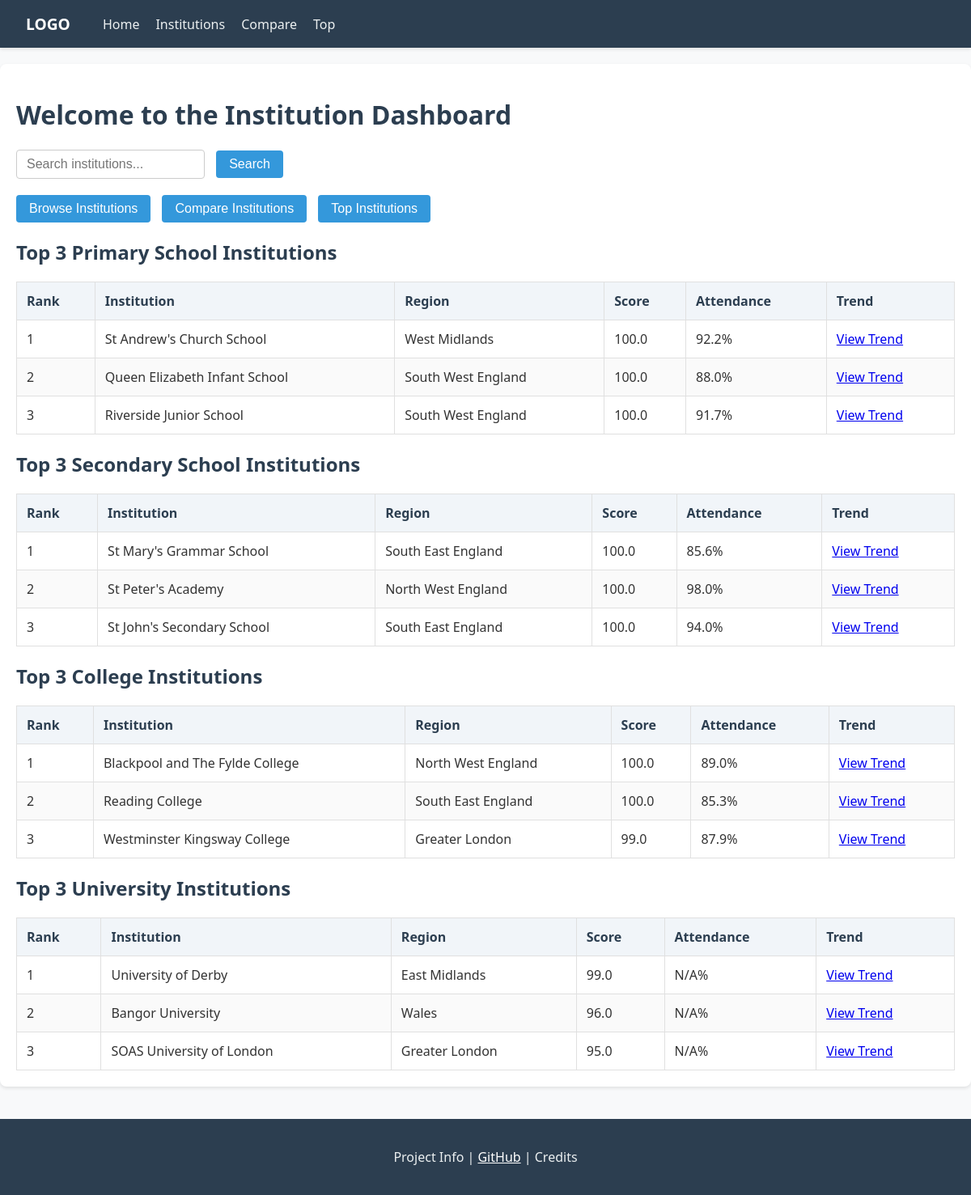
The page / on the database its author committed.
### institutions/models.py (models this page shows, shortened)
class Institution(models.Model):
    CATEGORY_CHOICES = [
        ("Primary School", "Primary School"),
        ("Secondary School", "Secondary School"),
        ("College", "College"),
        ("University", "University"),
    ]
    name = models.CharField(max_length=200)
    category = models.CharField(max_length=50, choices=CATEGORY_CHOICES)
    region = models.ForeignKey(Region, on_delete=models.CASCADE)
    city = models.CharField(max_length=100, blank=True)
    postcode = models.CharField(max_length=20, blank=True)
    founded_year = models.IntegerField(null=True, blank=True)
    website = models.URLField(blank=True)

class Region(models.Model):
    name = models.CharField(max_length=100)
    country = models.CharField(max_length=100, blank=True)

### institutions/views.py (the view)
# urls.py: 2. Add a URL to urlpatterns:  path('', views.home, name='home')
def home(request):
    top_institutions_by_category = []
    for category_value, category_label in Institution.CATEGORY_CHOICES:
        top_institutions = institutions_with_latest_performance(
            Institution.objects.filter(category=category_value)
        ).order_by("-latest_score")[:3]
        top_institutions_by_category.append({
            "category_value": category_value,
            "category_label": category_label,
            "institutions": top_institutions,
        })
    return render(request, "institutions/home.html", {
        "top_institutions_by_category": top_institutions_by_category
    })

### institutions/views.py (called while the page is built)
def institutions_with_latest_performance(queryset):
    latest_record = PerformanceRecord.objects.filter(
        institution=OuterRef("pk")
    ).order_by("-year")
    return queryset.annotate(
        latest_score=Subquery(
            latest_record.values("overall_score")[:1],
            output_field=FloatField()
        ),
        latest_attendance=Subquery(
            latest_record.values("attendance_rate_pct")[:1],
            output_field=FloatField()
        ),
    )

### institutions/templates/institutions/home.html
{% extends 'institutions/base.html' %}
{% block content %}
    <h1>Welcome to the Institution Dashboard</h1>
    <form action="{% url 'institution_list' %}" method="GET" style="margin-bottom: 20px;">
        <input type="text" name="q" placeholder="Search institutions..." required>
        <button type="submit">Search</button>
    </form>
    <div class="quick-actions" style="margin-bottom: 20px;">
        <a href="{% url 'institution_list' %}"><button>Browse Institutions</button></a>
        <a href="{% url 'compare_institutions' %}"><button>Compare Institutions</button></a>
        <a href="{% url 'top_institutions' %}"><button>Top Institutions</button></a>
    </div>
    {% for group in top_institutions_by_category %}
        <h2>Top 3 {{ group.category_label }} Institutions</h2>
        <table>
            <thead>
                <tr>
                    <th>Rank</th>
                    <th>Institution</th>
                    <th>Region</th>
                    <th>Score</th>
                    <th>Attendance</th>
                    <th>Trend</th>
                </tr>
            </thead>
            <tbody>
                {% for institution in group.institutions %}
                    <tr>
                        <td>{{ forloop.counter }}</td>
                        <td>{{ institution.name }}</td>
                        <td>{{ institution.region.name }}</td>
                        <td>{{ institution.latest_score|default:"N/A" }}</td>
                        <td>{{ institution.latest_attendance|default:"N/A" }}%</td>
                        <td><a href="{% url 'institution_detail' institution.id %}">View Trend</a></td>
                    </tr>
                {% empty %}
                    <tr>
                        <td colspan="6">No institutions available.</td>
                    </tr>
                {% endfor %}
            </tbody>
        </table>
    {% endfor %}
{% endblock %}

### institutions/templates/institutions/base.html (shortened to what this page needs)
{% load static %}
<!DOCTYPE html>
<html lang="en">
<head>
    <link rel="stylesheet" href="{% static 'css/style.css' %}">
</head>
<body>
    <header>
        <nav>
            <strong>LOGO</strong>
            <a href="{% url 'home' %}">Home</a>
            <a href="{% url 'institution_list' %}">Institutions</a>
            <a href="{% url 'compare_institutions' %}">Compare</a>
            <a href="{% url 'top_institutions' %}">Top</a>
        </nav>
    </header>
    <main class="container">
        {% block content %}
        {% endblock content %}
    </main>
    <footer>
        <p>Project Info | <a href="#" style="color: white;">GitHub</a> | Credits</p>
    </footer>
</body>
</html>

### institutions/static/css/style.css (style rules this page uses)
body { font-family: 'Segoe UI', Tahoma, Geneva, Verdana, sans-serif; margin: 0; padding: 0; background-color: #f8f9fa; color: #333; }
.container { padding: 20px; max-width: 1200px; margin: 20px auto; background: white; border-radius: 8px; box-shadow: 0 2px 4px rgba(0,0,0,0.1); }
h1, h2, h3 { color: #2c3e50; }
header { background-color: #2c3e50; color: white; padding: 1rem 2rem; box-shadow: 0 2px 4px rgba(0,0,0,0.1); }
nav { display: flex; align-items: center; gap: 20px; }
nav strong { font-size: 1.2rem; margin-right: 20px; }
nav a { color: #ecf0f1; text-decoration: none; font-weight: 500; transition: color 0.3s; }
input[type="text"], select { padding: 8px 12px; border: 1px solid #ccc; border-radius: 4px; margin-right: 10px; font-size: 1rem; }
button { background-color: #3498db; color: white; border: none; padding: 8px 16px; border-radius: 4px; cursor: pointer; font-size: 1rem; transition: background-color 0.3s; }
table { width: 100%; border-collapse: collapse; margin-top: 20px; background: white; }
th, td { border: 1px solid #e0e0e0; padding: 12px; text-align: left; }
th { background-color: #f1f5f9; font-weight: 600; color: #2c3e50; }
tr:nth-child(even) { background-color: #fafafa; }
.quick-actions button { margin-right: 10px; }
footer { text-align: center; padding: 20px; background-color: #2c3e50; color: #ecf0f1; margin-top: 40px; }

### rows shown on the page
Institution: name "St Andrew's Church School", region.name "West Midlands", latest_score "100.0", latest_attendance "92.2"
Institution: name "Queen Elizabeth Infant School", region.name "South West England", latest_score "100.0", latest_attendance "88.0"
Institution: name "Riverside Junior School", region.name "South West England", latest_score "100.0", latest_attendance "91.7"
Institution: name "St Mary's Grammar School", region.name "South East England", latest_score "100.0", latest_attendance "85.6"
Institution: name "St Peter's Academy", region.name "North West England", latest_score "100.0", latest_attendance "98.0"
Institution: name "St John's Secondary School", region.name "South East England", latest_score "100.0", latest_attendance "94.0"
Institution: name "Blackpool and The Fylde College", region.name "North West England", latest_score "100.0", latest_attendance "89.0"
Institution: name "Reading College", region.name "South East England", latest_score "100.0", latest_attendance "85.3"
Institution: name "Westminster Kingsway College", region.name "Greater London", latest_score "99.0", latest_attendance "87.9"
Institution: name "University of Derby", region.name "East Midlands", latest_score "99.0", latest_attendance "N/A"
Institution: name "Bangor University", region.name "Wales", latest_score "96.0", latest_attendance "N/A"
Institution: name "SOAS University of London", region.name "Greater London", latest_score "95.0", latest_attendance "N/A"

### other values the page prints
{{ group.category_label }} "Primary School" "Secondary School" "College" "University"
